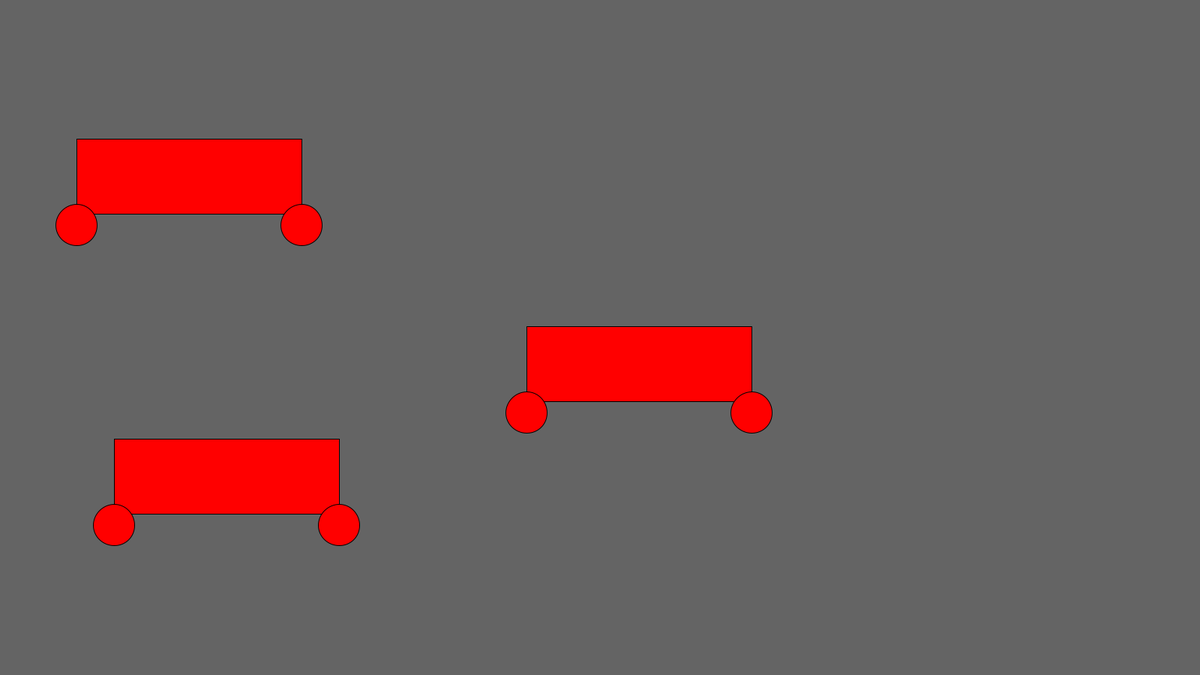
Frame 1 (no input)
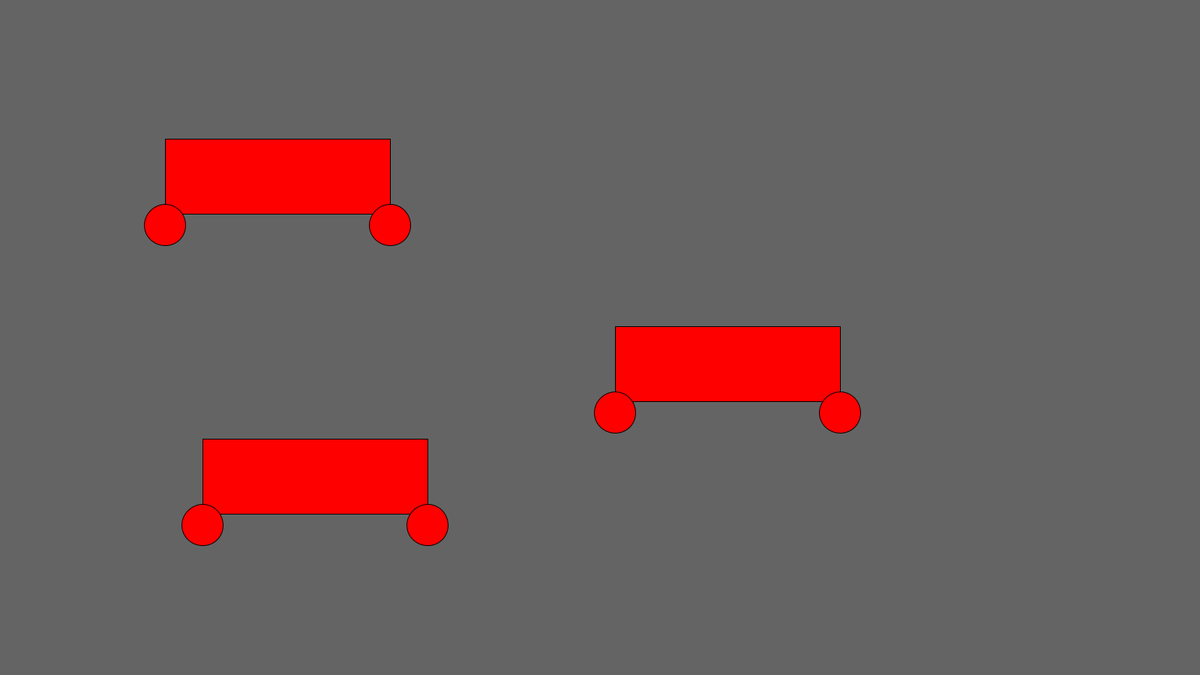
Frame 60 (the mouse pressed at the canvas centre just before this capture)
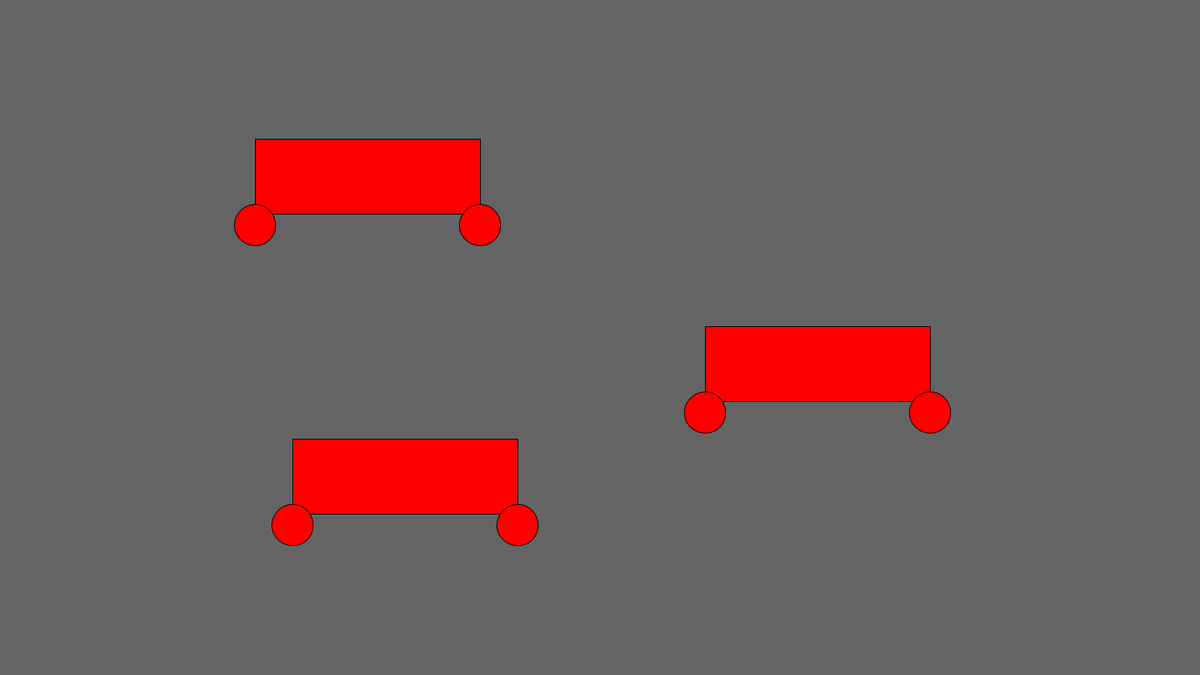
Frame 120 (the mouse held since frame 60 and released just before this capture)

The Processing sketch that drew these frames (run headless with seeded random() and noise(); from frame 60 on, the mouse is pressed at the canvas centre):

// Processing sketch: Classes_car
// ── Classes_car.pde

Car car1;
Car car2;
Car car3;


void setup(){
  size(1600,900);
  car1 = new Car(800,450,5,5,2);
  car2 = new Car(200,200,5,5,2);
  car3 = new Car(250,600,5,5,2);
}

void draw(){
  background(100);
  car1.drawCar();
  car2.drawCar();
  car3.drawCar();
}

// ── Car.pde
class Car{
  
  //THREE THINGS APPEAR IN EVERY CLASS
  //1. information that the type of object KNOWS about itself
  //variables
  //declaring something as an "int" means integer, and that whatever the variable is will have a value of an integer
  int x,y,w,h,dx;
  int r; 
  int g;
  int b;
  
  //2. How to MAKE ONE - aka "constructor"
  Car(int startingX, int startingY, int startingW, int startingH, int startingDx){
    x = startingX;
    y = startingY;
    w = startingW;
    h = startingH;
    r = 255;
    g = 0;
    b = 0;
    dx = startingDx;
  }
  
  //3. behaviors/actions --> METHODS
  void drawCar(){
    // = vs. == in programming:
    // = CHANGES the left side of the equals to be equal to the right
    // == CHECKS if the left side of the equals is equal to the right
    
    x = x + dx;
    
    //Prevents bouncing off the right side
    if(x > 1240){
      //some code goes here
      dx = -dx;
    }
    //Prevent bouncing off of the left side
    if(x < 0){
      dx = -dx;
    }
    
    fill(r,g,b);
    rectMode(CENTER);
    rect(x+50,y+35,300,100);
    
    //building wheels using offsets
    
    //building left wheel
    ellipse(x-100,y+100,w+50,h+50);
    
    //building right wheel
    ellipse(x+200,y+100,w+50,h+50);
  }
  
}
